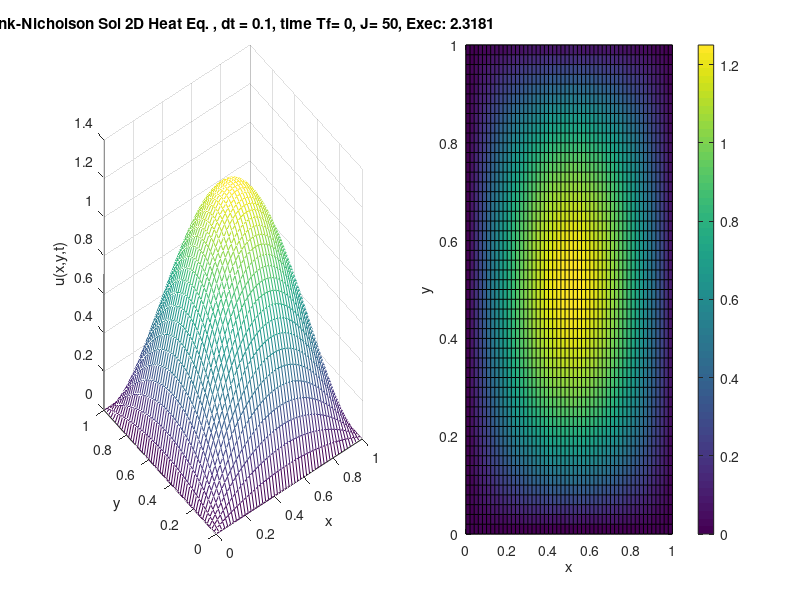

Here is the MATLAB script that generated this plot:
%Math 511
%PDE HW 4, two-dimensional heat equation U_t = U_xx + U_yy
%2nd order Crank-Nicholson FD scheme, central in space in x and y
%zero and non-zero boundary conditions 
%compatible with any square mesh size on a square domain
clc; clear; close all;

tic;

% x domain [a, b]
a = 0;
b = 1;

% y domain [c, d]
c = 0;
d = 1;

%subintervals in x
N = 50;

%subintervals in y
M = N;

%resolution/spacing/dx
dx=(b-a)/N;

%resolution/spacing/dy
dy=(d-c)/M; 

%resolution/spacing/dt
dt = 0.1;

%final time 0 for IC
Tf = 0;

%number of timesteps
timesteps = Tf/dt;

%constant mu in x    
Vx = dt/(dx^2);

%constant mu in y
Vy = dt/(dy^2);

%define mu for square mesh
mu = Vx;

%x vector of interior points from dx to b-dx with spacing dx
x_1=(dx:dx:b-dx);

%y vector of interior points from dy to d-dy with spacing dy
y_1=(dy:dy:d-dy);

%mesh grid for surf
[X_1,Y_1] = meshgrid(x_1,y_1);

%x vector of interior points from dx to b-dx with spacing dx
x=(a:dx:b);

%y vector of interior points from dy to d-dy with spacing dy
y=(c:dy:d);

%mesh grid for surf
[X,Y] = meshgrid(x,y);

%%%%Building Matrix B%%%%%%%%%%%%%%%%%%%%%%%%%%%%%%%%%%%%%%%%%%%%%%%%%%%%%%
% create center diagonal vector to use in B
center_diag = zeros( (N-1)*(M-1), 1) + 1-2*mu;

%create square matrix with center diagonal
B_center = diag(center_diag);

% create d+1 diagonal vector to use in B
diag_1 = zeros( (N-1)*(M-1)-1, 1);

for i=1 : length(diag_1)
    
    if mod(i, N-1) == 0
        
        diag_1(i) = 0;
        
    else
        diag_1(i) = mu/2;
    end
end


% create d+N diagonal vector to use in B
diag_upper = ones( (N-1)*(M-1)-(N-1), 1) * mu/2 ;

%create square matrix with d+N diagonal
B_3 = diag(diag_upper, N-1);

%transpose it to get square matrix with d-N diagonal
B_4 = diag(flip(diag_upper), -(N-1));

%create square matrix with d+1 diagonal
B_1 = diag(diag_1, 1);

%transpose it to get square matrix with d-1 diagonal
B_2 = diag(flip(diag_1), -1);

%add the 2 matrices to get d+1, d-1, d+N, d-N in one matrix
B_diags = B_1 + B_2 + B_3 + B_4;

%add the center diagonal to complete the matrix
B = B_diags + B_center;
    
%%%%Matrix B is fully formed%%%%%%%%%%%%%%%%%%%%%%%%%%%%%%%%%%%%%%%%%%%%%%%

%%%%Building Matrix A%%%%%%%%%%%%%%%%%%%%%%%%%%%%%%%%%%%%%%%%%%%%%%%%%%%%%%
% create center diagonal vector to use in A
center_diag = zeros( (N-1)*(M-1), 1) + 1+2*mu;

%create square matrix with center diagonal
A_center = diag(center_diag);

% create d+1 diagonal vector to use in A
diag_1 = zeros( (N-1)*(M-1)-1, 1);

for i=1 : length(diag_1)
    
    if mod(i, N-1) == 0
        
        diag_1(i) = 0;
        
    else
        diag_1(i) = -mu/2;
    end
end


% create d+N diagonal vector to use in A
diag_upper = ones( (N-1)*(M-1)-(N-1), 1) * -mu/2 ;

%create square matrix with d+N diagonal
A_3 = diag(diag_upper, N-1);

%transpose it to get square matrix with d-N diagonal
A_4 = diag(flip(diag_upper), -(N-1));

%create square matrix with d+1 diagonal
A_1 = diag(diag_1, 1);

%transpose it to get square matrix with d-1 diagonal
A_2 = diag(flip(diag_1), -1);

%add the 2 matrices to get d+1, d-1, d+N, d-N in one matrix
A_diags = A_1 + A_2 + A_3 + A_4;

%add the center diagonal to complete the matrix
A = A_diags + A_center;
    
%%%%Matrix A is fully formed%%%%%%%%%%%%%%%%%%%%%%%%%%%%%%%%%%%%%%%%%%%%%%%

%%%%Create Initial Condition%%%%%%%%%%%%%%%%%%%%%%%%%%%%%%%%%%%%%%%%%%%%%%%

%initial condition of interior pts only
u_initial = 20*X_1.*Y_1.*(1-X_1).*(1-Y_1);

%IC cylinder radius 0.25, height 2
%u_initial= 2*((X_1-.5).^2+(Y_1-.5).^2 - .25^2 <0);

%make a column vector
u_initial=u_initial(:);

%%%%Solve Linear System of Equations%%%%%%%%%%%%%%%%%%%%%%%%%%%%%%%%%%%%%%%

u_old = u_initial;
    
for i=0 : timesteps
        
        
    if i==0
    
            u_new = u_initial;

    %preserve IC   
    else
        
        %compute B*Un
        f = B*u_old;
        %Solving the linear system AUn+1 = BUn using Thomas Algo
        %u_new = tridiagonal(A, f);
        u_new = A\f;
    
    end
    
%%%%Add in Boundary Conditions%%%%%%%%%%%%%%%%%%%%%%%%%%%%%%%%%%%%%%%%%%%%%
    
    %so u_new can be turned back to col vector
    u_temp = u_new;
    
    %convert U from a column vector back into a matrix
    u_new = reshape(u_new, M-1, N-1);

    %pad the matrix with a border of zeros
    u_complete = padarray(u_new, [1,1]);
    
    %restore u_new as column vector
    u_new = u_temp;
    
    %plot
    figure(1)
    subplot(1, 2, 1)
    mesh(X, Y, u_complete)
    %pcolor(X, Y, u_complete)
    xlabel('x')
    ylabel('y')
    zlabel('u(x,y,t)')
    %zlim([0, 2.5])
    title(['Crank-Nicholson Sol 2D Heat Eq. , dt = '...
        ,num2str(dt), ', time Tf= ',num2str(i * dt)...
        , ', J= ', num2str(N), ', Exec: ', num2str(toc)])
    
    subplot(1,2,2)
    pcolor(X, Y, u_complete)
    colorbar
    xlabel('x')
    ylabel('y')
    zlabel('u(x,y,t)')
    
    %update u_old
    u_old = u_new;
end

toc;
